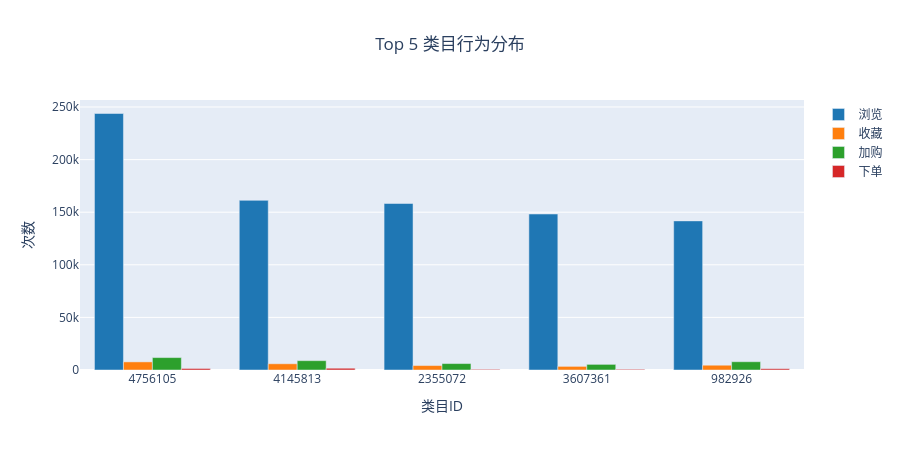

Write notebook code for a chart like this one.
### Code cell
fig = go.Figure()
for col, color in zip(['浏览','收藏','加购','下单'], ['#1f77b4','#ff7f0e','#2ca02c','#d62728']):
    fig.add_trace(go.Bar(name=col, x=cat_df['类目ID'], y=cat_df[col], marker_color=color))

fig.update_layout(title='Top 5 类目行为分布', title_x=0.5, height=450,
                  xaxis_title='类目ID', yaxis_title='次数', barmode='group')
fig.show()

### Figure 1 — Plotly figure (JSON) as saved in the notebook; plotly's stock layout.template omitted (floating-point values rounded to 4 significant figures)
{"data": [{"marker": {"color": "#1f77b4"}, "name": "浏览", "type": "bar", "x": ["4756105", "4145813", "2355072", "3607361", "982926"], "y": [243816, 161248, 158255, 148284, 141744]}, {"marker": {"color": "#ff7f0e"}, "name": "收藏", "type": "bar", "x": ["4756105", "4145813", "2355072", "3607361", "982926"], "y": [7709, 5922, 4233, 3443, 4541]}, {"marker": {"color": "#2ca02c"}, "name": "加购", "type": "bar", "x": ["4756105", "4145813", "2355072", "3607361", "982926"], "y": [11802, 8866, 6110, 5350, 7870]}, {"marker": {"color": "#d62728"}, "name": "下单", "type": "bar", "x": ["4756105", "4145813", "2355072", "3607361", "982926"], "y": [1445, 1686, 606, 642, 1233]}], "layout": {"barmode": "group", "height": 450, "title": {"text": "Top 5 类目行为分布", "x": 0.5}, "xaxis": {"title": {"text": "类目ID"}}, "yaxis": {"title": {"text": "次数"}}}}
